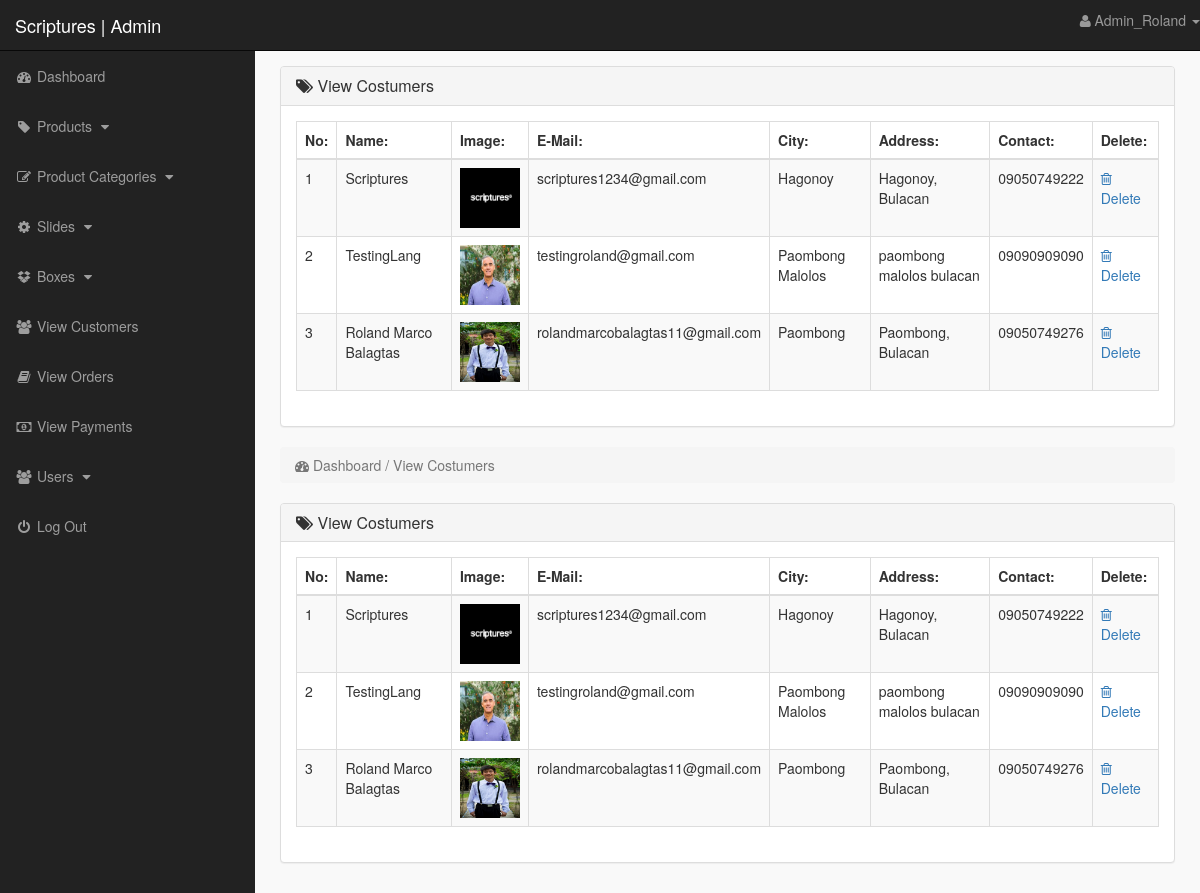
Page /admin_area/index.php?view_customers (signed in) on the committed database.
### tables this page shows
CREATE TABLE `customers` (
  `customer_id` int(10) NOT NULL,
  `customer_name` varchar(255) NOT NULL,
  `customer_email` varchar(255) NOT NULL,
  `customer_pass` varchar(255) NOT NULL,
  `customer_city` text NOT NULL,
  `customer_contact` varchar(255) NOT NULL,
  `customer_address` text NOT NULL,
  `customer_image` text NOT NULL,
  `customer_ip` varchar(100) NOT NULL
);

### admin_area/view_customers.php (the view)
<?php
    if(!isset($_SESSION['admin_email'])){
        echo "<script>window.open('login.php','_self')</script>";
    }else{
?>
<div class="row">
    <div class="col-lg-12">
        <ol class="breadcrumb">
            <li class="active">
                <i class="fa fa-dashboard"></i> Dashboard / View Costumers
            </li>
        </ol>
    </div>
</div>
<div class="row">
    <div class="col-lg-12">
        <div class="panel panel-default">
            <div class="panel-heading">
               <h3 class="panel-title">
                   <i class="fa fa-tags"></i>  View Costumers
               </h3>
            </div>
            <div class="panel-body">
                <div class="table-responsive">
                    <table class="table table-striped table-bordered table-hover">
                        <thead>
                            <tr>
                                <th> No: </th>
                                <th> Name: </th>
                                <th> Image: </th>
                                <th> E-Mail: </th>
                                <th> City: </th>
                                <th> Address: </th>
                                <th> Contact: </th>
                                <th> Delete: </th>
                            </tr>
                        </thead>
                        <tbody>
                            <?php
                                $i=0;
                                $get_c = "select * from customers";
                                $run_c = mysqli_query($con,$get_c);
                                while($row_c=mysqli_fetch_array($run_c)){
                                    $c_id = $row_c['customer_id'];
                                    $c_name = $row_c['customer_name'];
                                    $c_img = $row_c['customer_image'];
                                    $c_email = $row_c['customer_email'];
                                    $c_city = $row_c['customer_city'];
                                    $c_address = $row_c['customer_address'];
                                    $c_contact = $row_c['customer_contact'];
                                    $i++;
                            ?>
                            <tr>
                                <td> <?php echo $i; ?> </td>
                                <td> <?php echo $c_name; ?> </td>
                                <td> <img src="../customer/customer_images/<?php echo $c_img; ?>" width="60" height="60"></td>
                                <td> <?php echo $c_email; ?> </td>
                                <td> <?php echo $c_city; ?> </td>
                                <td> <?php echo $c_address; ?> </td>
                                <td> <?php echo $c_contact; ?> </td>
                                <td>
                                     <a href="index.php?delete_customer=<?php echo $c_id; ?>">
                                        <i class="fa fa-trash-o"></i> Delete
                                     </a>
                                </td>
                            </tr>
                            <?php } ?>
                        </tbody>
                    </table>
                </div>
            </div>
        </div>
    </div>
</div>
<?php } ?>

### admin_area/includes/sidebar.php (shortened to what this page needs)
<?php
 if (!isset($_SESSION['admin_email'])) {
 	echo "<script>window.open('login.php','_self')</script>";
 }else{
?>
<nav class="navbar navbar-inverse navbar-fixed-top">
	<div class="navbar-header">
		<a href="index.php?dashboard" class="navbar-brand">Scriptures | Admin</a>
	</div>
	<ul class="nav navbar-right top-nav">
		<li class="dropdown">
			<a href = "#" class="dropdown-toggle" data-toggle="dropdown">
				<i class="fa fa-user"></i> <?php echo $admin_name; ?> <b class="caret"> </b>
			</a>
		</li>
	</ul>
	<div class="collapse navbar-collapse navbar-exi-collapse">
		<ul class="nav navbar-nav side-nav">
			<li>
				<li>
						<a href="index.php?dashboard">
							<i class="fa fa-fw fa-dashboard"></i> Dashboard
						</a>
				</li>
			</li>
				<li>
				<li>
						<a href="#" data-toggle="collapse" data-target="#products">
							<i class="fa fa-fw fa-tag"></i> Products
							<i class="fa fa-fw fa-caret-down"></i>
						</a>
				</li>
			</li>
			<li>
				<li>
						<a href="#" data-toggle="collapse" data-target="#p_cat">
							<i class="fa fa-fw fa-edit"></i> Product Categories
							<i class="fa fa-fw fa-caret-down"></i>
						</a>
				</li>
			</li>
			<li>
				<li>
						<a href="#" data-toggle="collapse" data-target="#slides">
							<i class="fa fa-fw fa-gear"></i> Slides
							<i class="fa fa-fw fa-caret-down"></i>
						</a>
				</li>
				<li>
                <a href="#" data-toggle="collapse" data-target="#boxes">
                        <i class="fa fa-fw fa-dropbox"></i> Boxes
                        <i class="fa fa-fw fa-caret-down"></i>
                </a>
            </li>
			</li>
			<li>
				<a href="index.php?view_customers">
				<i class="fa fa-fw fa-users"> </i> View Customers
				</a>
			</li>
			<li>
				<a href="index.php?view_orders">
				<i class="fa fa-fw fa-book"> </i> View Orders
				</a>
			</li>
			<li>
				<a href="index.php?view_payments">
				<i class="fa fa-fw fa-money"> </i> View Payments
				</a>
			</li>
			<li>
				<li>
						<a href="#" data-toggle="collapse" data-target="#users">
							<i class="fa fa-fw fa-users"></i> Users
							<i class="fa fa-fw fa-caret-down"></i>
						</a>
				</li>
			</li>
			<li>
				<a href="logout.php">
				<i class="fa fa-fw fa-power-off"> </i> Log Out
				</a>
			</li>
		</ul>
	</div>
</nav>
<?php } ?>

### admin_area/styles.css (style rules this page uses)
body { margin-top: 100px; }
@media (min-width: 768px) { body { margin-top: 50px; } }
.top-nav { 0 15px; }
.top-nav>li { float: left; display: inline-block; }
.top-nav>li>a { color: #999999; line-height: 20px; padding-top: 15px; padding-bottom: 15px; }
@media (min-width: 768px) { .side-nav { position: fixed; top: 51px; bottom: 0; width: 255px; overflow-y: auto; overflow-x: hidden; background-color: #222222; padding-bottom: 40px; border-radius: 0; } }
@media (min-width: 768px) { .side-nav>li>a { width: 255px; } }
.panel-body { border-radius: 5px; }

### admin_area/index.php (style rules this page uses)
body { background-color: #808080; }

### rows in the picture
customers: customer_name "Scriptures", customer_image (picture), customer_email "scriptures1234@gmail.com", customer_city "Hagonoy", customer_address "Hagonoy, Bulacan", customer_contact "09050749222"
customers: customer_name "TestingLang", customer_image (picture), customer_email "testingroland@gmail.com", customer_city "Paombong Malolos", customer_address "paombong malolos bulacan", customer_contact "09090909090"
customers: customer_name "Roland Marco Balagtas", customer_image (picture), customer_email "rolandmarcobalagtas11@gmail.com", customer_city "Paombong", customer_address "Paombong, Bulacan", customer_contact "09050749276"

### other values in the picture
$admin_name "Admin_Roland"
